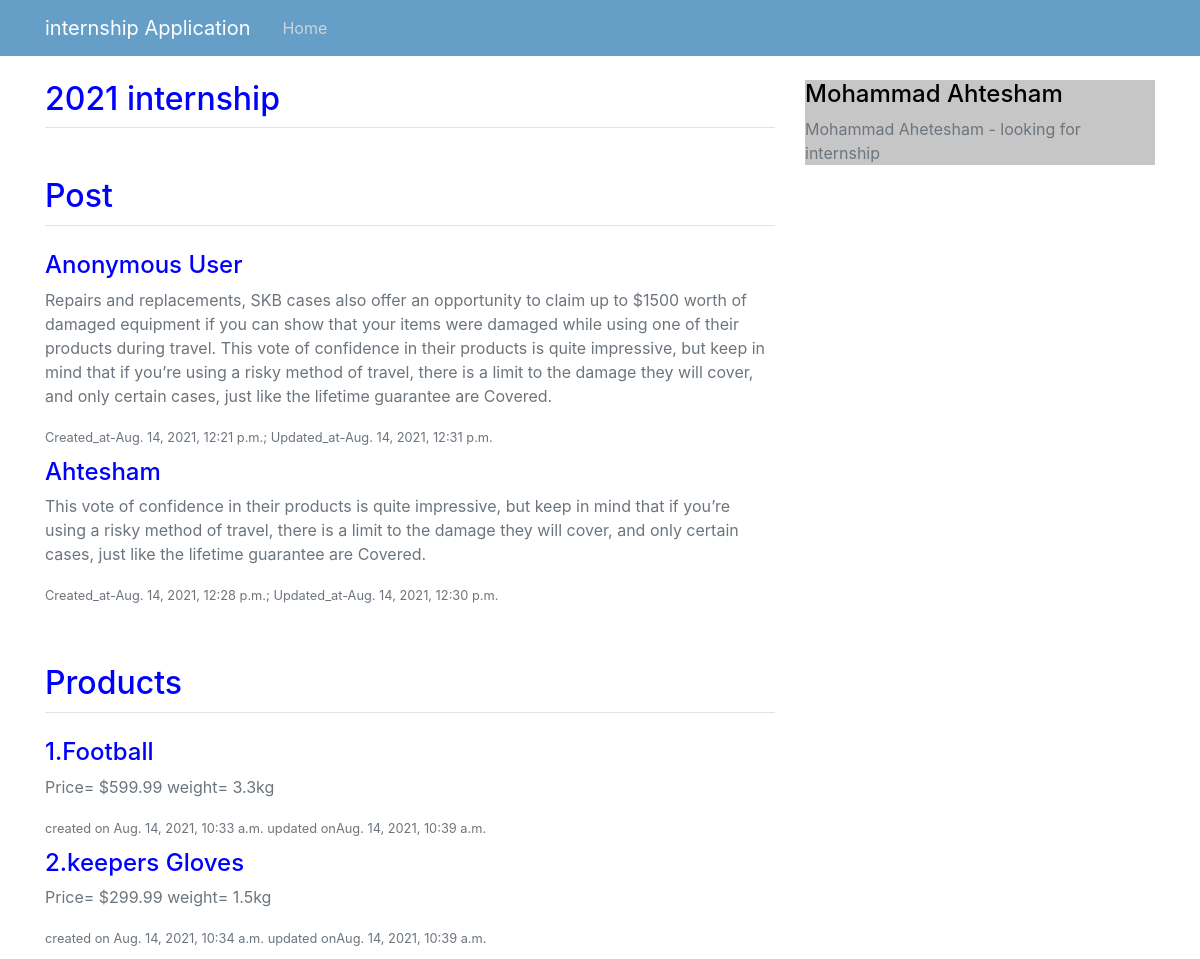
The page / on the database its author committed.
### User/models.py (models this page shows, shortened)
class Post(models.Model):
    user = models.ForeignKey(User, on_delete=models.SET_NULL, null=True, blank=True)
    text = models.TextField()
    created_at = models.DateTimeField(auto_now_add=True)
    updated_at = models.DateTimeField(auto_now=True)

class User(models.Model):
    username = models.CharField(max_length=100)
    first_name = models.CharField(max_length=100)
    last_name = models.CharField(max_length=100)
    email = models.EmailField()
    password = models.CharField(max_length=50)
    REQUIRED_FIELDS = ['first_name', 'last_name', 'username', 'email']

### Products/models.py (models this page shows, shortened)
class Products(models.Model):
    name = models.CharField(max_length=100)
    weight = models.FloatField()
    price = models.FloatField()
    created_at = models.DateTimeField(auto_now_add=True)
    updated_at = models.DateTimeField(auto_now=True)

### Products/views.py (the view)
# urls.py: path('', views.products, name='products'),
def products(request):
    products = Products.objects.all()
    posts = Post.objects.all()
    return render(request, 'home.html',
                  {'products': products,
                   'posts': posts
                   })

### templates/home.html
{% extends "base.html" %}
{% block content %}
  <article class="media content-section">
    <div class="media-body">
      <div class="page-metadata">
        <h2 class="article-content">2021 internship</h2>
      </div>
    </div>
  </article>
<br>
  <article class="media content-section">
    <div class="media-body">
      <div class="page-metadata">
        <h2 class="article-content">Post</h2>
      </div>
    </div>
  </article>
  {% for post in posts %}
  <article class="media content-section">
    <div class="media-body">
      <h4 >{% if post.user %}{{ post.user.username }}{% else %} Anonymous User {% endif %}</h4>
      <div class="article-metadata">
        <p class="text-muted">{{ post.text}}</p>
        <small class="text-muted">Created_at-{{ post.created_at}}; Updated_at-{{ post.updated_at}}</small>
      </div>
    </div>
  </article>
  {% endfor %}
<br>
<br>
  <article class="media content-section">
    <div class="media-body">
      <div class="page-metadata">
        <h2 class="article-content">Products</h2>
      </div>
    </div>
  </article>
{% for post in products %}
  <article class="media content-section">
    <div class="media-body">
      <h4 >{{ forloop.counter }}.{{ post.name }}</h4>
      <div class="article-metadata">
        <p class="text-muted">Price= ${{ post.price}}  weight= {{ post.weight}}kg</p>
        <small class="text-muted">created on {{ post.created_at}} updated on{{ post.updated_at}}</small>
      </div>
    </div>
  </article>
  {% endfor %}
{% endblock content %}

### templates/base.html (shortened to what this page needs)
<!DOCTYPE html>
{% load static %}
<html lang="en" dir="ltr">
  <head>
    <link rel="stylesheet" href="https://maxcdn.bootstrapcdn.com/bootstrap/4.0.0/css/bootstrap.min.css">
  </head>
  <body style="background:white;">
    <header class="site-header">
      <nav style="background:#659EC7;" class="navbar navbar-expand-md navbar-dark bg-steel fixed-top">
        <div class="container">
          <a class="navbar-brand mr-4" href="{% url 'products' %}">internship Application</a>
          <div class="collapse navbar-collapse" id="navbarToggle">
            <div class="navbar-nav mr-auto">
              <a class="nav-item nav-link" href="{% url 'products' %}">Home</a>
            </div>
          </div>
        </div>
      </nav>
    </header>
    <main role="main" class="container">
      <div class="row">
        <div class="col-md-8">
          {% block content %}{% endblock %}
        </div>
        <div class="col-md-4">
          <div style="background:#C6C6C6;" class="content-section">
            <h4 style="color:black;">Mohammad Ahtesham</h4>
            <p class='text-muted'>Mohammad Ahetesham - looking for internship
            </p>
          </div>
        </div>
      </div>
    </main>
  </body>
</html>

### templates/base.html (style rules this page uses)
body { background: black; color: #333333; margin-top: 5rem; }
h1, h2, h3, h4, h5, h6 { color: blue; }
.navbar { background-color: #484848; }
.navbar .navbar-nav .nav-link { color: #fff; }
.bg-steel { background-color: #5f788a; }
.site-header .navbar-nav .nav-link { color: #cbd5db; }
.page-metadata { padding-bottom: 1px; margin-bottom: 20px; border-bottom: 1px solid #e3e3e3 }
.content-section { background: #ffffff; margin-bottom: 5px; }
.article-content { white-space: pre-line; }
.article-metadata { padding-bottom: 1px; margin-bottom: 4px; }

### rows shown on the page
Post: shows "Anonymous User", text "Repairs and replacements, SKB cases also offer an opportunity to claim up to $1500 worth of damaged equipment if you can show that your items were damaged while using one of their products during travel. This vote of confidence in their products is quite impressive, but keep in mind that if you’re using a risky method of travel, there is a limit to the damage they will cover, and only certain cases, just like the lifetime guarantee are Covered.", created_at "Aug. 14, 2021, 12:21 p.m.", updated_at "Aug. 14, 2021, 12:31 p.m."
Post: user.username "Ahtesham", text "This vote of confidence in their products is quite impressive, but keep in mind that if you’re using a risky method of travel, there is a limit to the damage they will cover, and only certain cases, just like the lifetime guarantee are Covered.", created_at "Aug. 14, 2021, 12:28 p.m.", updated_at "Aug. 14, 2021, 12:30 p.m."
Products: name "Football", price "599.99", weight "3.3", created_at "Aug. 14, 2021, 10:33 a.m.", updated_at "Aug. 14, 2021, 10:39 a.m."
Products: name "keepers Gloves", price "299.99", weight "1.5", created_at "Aug. 14, 2021, 10:34 a.m.", updated_at "Aug. 14, 2021, 10:39 a.m."
